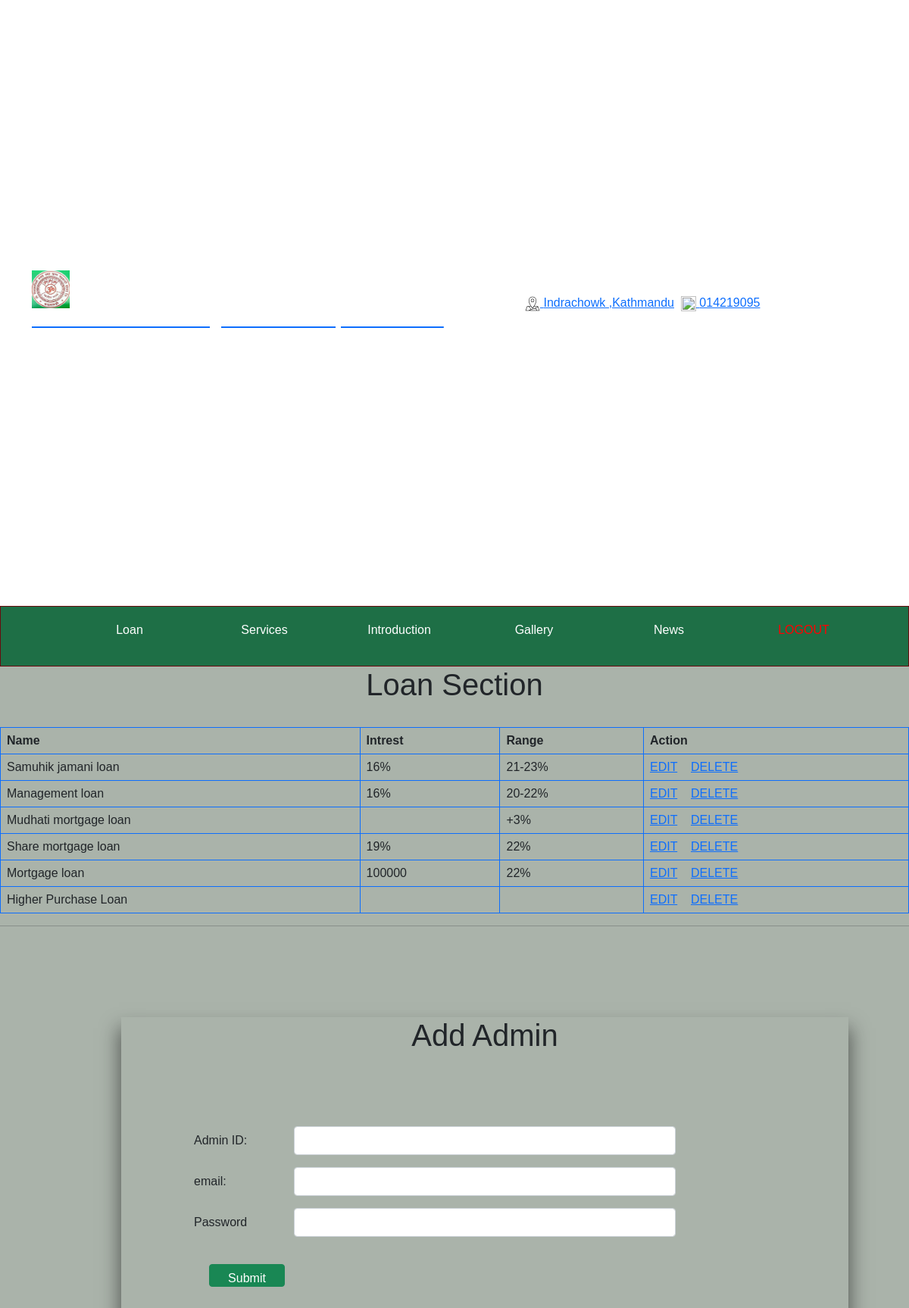
The app's page /admin.php (signed in) with its own data.
### tables this page shows
CREATE TABLE `loan` (
  `l_ID` int(11) NOT NULL,
  `l_title` varchar(25) DEFAULT NULL,
  `intrest` varchar(10) DEFAULT NULL,
  `l_range` varchar(10) DEFAULT NULL
);

### admin.php (the view, shortened to what this page needs)
<?php
if(!isset($_SESSION['admin_id'])){
  header('location: admin_login.php');
}
else{
?>
<html>
    <head>
        <link href="https://cdn.jsdelivr.net/npm/bootstrap@5.1.1/dist/css/bootstrap.min.css" rel="stylesheet">
	<link rel="stylesheet" href="css/style.css">
</head>
<body>
    <?php include('portion/menu_admin.php'); ?>
    <div>
      <h1 align="center">Loan Section</h1>
   <table class="table table-bordered border-primary">
  <tr>
  <th>Name </th>
  <th>Intrest </th>
   <th>Range</th>
   <th>Action </th>
</tr>
<?php
$con = mysqli_connect('localhost','root','') or die(mysqli_error($con));
mysqli_select_db($con,'finance') or die(mysqli_error($con));
$query = "SELECT * FROM loan";
$result = mysqli_query($con,$query)or die(mysqli_error($con));
while ($arr = mysqli_fetch_array($result,MYSQLI_ASSOC)) {
    ?>
   <tr>
      <td><?php echo $arr['l_title']; ?></td>
      <td><?php echo $arr['intrest']; ?></td>
      <td><?php echo $arr['l_range']; ?></td>
      <?php echo "&nbsp;<td><a href='loan_update_page.php?l_ID=".$arr['l_ID']."'>EDIT</a> &nbsp;&nbsp; <a href='loan_delete_page.php?l_ID=".$arr['l_ID']."'>DELETE</a></td>"; }?>
  </tr>
   </table>
   </div>
<hr>
<br>
<div class="about-sec-ab">
<h1 align="center">Add Admin</h1>
<form method="POST" action="core/add_admin.php" class="add-admin">
  <div class="row mb-3">
    <label for="inputEmail3" class="col-sm-2 col-form-label">Admin ID:</label>
    <div class="col-sm-8">
      <input type="text" class="form-control" id="name" name="admin_id">
    </div>
  </div>
  <div class="row mb-3">
    <label for="inputEmail3" class="col-sm-2 col-form-label">email:</label>
    <div class="col-sm-8">
      <input type="text" class="form-control" id="name" name="email">
    </div>
  </div>
  <div class="row mb-3">
    <label for="inputPassword3" class="col-sm-2 col-form-label">Password</label>
    <div class="col-sm-8">
      <input type="password" class="form-control" id="pass" name="password">
    </div>
  </div>
  <input type="submit" class="btn btn-success" name="submit" style="height: 30px; width:100px; margin-left:20px;  margin-top:20px;">
</form>
</div>
</body>
</html>
<?php
}
 ?>

### css/style.css (style rules this page uses)
* { padding: 0; margin: 0; }
body { background-color:#aab3aa ; box-sizing: border-box; font-family: sans-serif; }
.about-sec-ab { margin-top: 10vh; margin-left: 20vh; margin-bottom: 20vh; border: 1px black; width: 80%; -webkit-box-shadow: 0px 17px 23px 3px rgba(26,25,25,0.55); -moz-box-shadow: 0px 17px 23px 3px rgba(26,25,25,0.55); box-shadow: 0px 17px 23px 3px rgba(26,25,25,0.55); }
.add-admin { margin: 12vh; padding-bottom: 10vh; }

### records on screen
loan: l_title "Samuhik jamani loan", intrest "16%", l_range "21-23%"
loan: l_title "Management loan", intrest "16%", l_range "20-22%"
loan: l_title "Mudhati mortgage loan", l_range "+3%"
loan: l_title "Share mortgage loan", intrest "19%", l_range "22%"
loan: l_title "Mortgage loan", intrest "100000", l_range "22%"
loan: l_title "Higher Purchase Loan"
